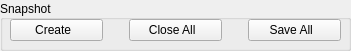
  <widget class="QGroupBox" name="boxSnapshot">
   <property name="enabled">
    <bool>true</bool>
   </property>
   <property name="geometry">
    <rect>
     <x>410</x>
     <y>135</y>
     <width>351</width>
     <height>51</height>
    </rect>
   </property>
   <property name="title">
    <string>Snapshot</string>
   </property>
   <property name="alignment">
    <set>Qt::AlignLeading|Qt::AlignLeft|Qt::AlignVCenter</set>
   </property>
   <property name="flat">
    <bool>false</bool>
   </property>
   <widget class="QWidget" name="gridLayoutWidget_4">
    <property name="geometry">
     <rect>
      <x>10</x>
      <y>15</y>
      <width>331</width>
      <height>31</height>
     </rect>
    </property>
    <layout class="QGridLayout" name="gridLayout_4">
     <item row="0" column="0">
      <widget class="QPushButton" name="btnClone">
       <property name="sizePolicy">
        <sizepolicy hsizetype="Preferred" vsizetype="Fixed">
         <horstretch>0</horstretch>
         <verstretch>0</verstretch>
        </sizepolicy>
       </property>
       <property name="palette">
        <palette>
         <active>
          <colorrole role="Shadow">
           <brush brushstyle="SolidPattern">
            <color alpha="255">
             <red>20</red>
             <green>20</green>
             <blue>20</blue>
            </color>
           </brush>
          </colorrole>
         </active>
         <inactive>
          <colorrole role="Shadow">
           <brush brushstyle="SolidPattern">
            <color alpha="255">
             <red>20</red>
             <green>20</green>
             <blue>20</blue>
            </color>
           </brush>
          </colorrole>
         </inactive>
         <disabled>
          <colorrole role="Shadow">
           <brush brushstyle="SolidPattern">
            <color alpha="255">
             <red>20</red>
             <green>20</green>
             <blue>20</blue>
            </color>
           </brush>
          </colorrole>
         </disabled>
        </palette>
       </property>
       <property name="focusPolicy">
        <enum>Qt::NoFocus</enum>
       </property>
       <property name="text">
        <string>Create  </string>
       </property>
       <property name="icon">
        <iconset resource="../include/icons.qrc">
         <normaloff>:/icons/images/new.png</normaloff>:/icons/images/new.png</iconset>
       </property>
       <property name="flat">
        <bool>false</bool>
       </property>
      </widget>
     </item>
     <item row="0" column="2">
      <widget class="QPushButton" name="btnCloseClones">
       <property name="sizePolicy">
        <sizepolicy hsizetype="Preferred" vsizetype="Fixed">
         <horstretch>0</horstretch>
         <verstretch>0</verstretch>
        </sizepolicy>
       </property>
       <property name="palette">
        <palette>
         <active>
          <colorrole role="Shadow">
           <brush brushstyle="SolidPattern">
            <color alpha="255">
             <red>20</red>
             <green>20</green>
             <blue>20</blue>
            </color>
           </brush>
          </colorrole>
         </active>
         <inactive>
          <colorrole role="Shadow">
           <brush brushstyle="SolidPattern">
            <color alpha="255">
             <red>20</red>
             <green>20</green>
             <blue>20</blue>
            </color>
           </brush>
          </colorrole>
         </inactive>
         <disabled>
          <colorrole role="Shadow">
           <brush brushstyle="SolidPattern">
            <color alpha="255">
             <red>20</red>
             <green>20</green>
             <blue>20</blue>
            </color>
           </brush>
          </colorrole>
         </disabled>
        </palette>
       </property>
       <property name="focusPolicy">
        <enum>Qt::NoFocus</enum>
       </property>
       <property name="text">
        <string>Close All  </string>
       </property>
       <property name="icon">
        <iconset resource="../include/icons.qrc">
         <normaloff>:/icons/images/close.png</normaloff>:/icons/images/close.png</iconset>
       </property>
       <property name="flat">
        <bool>false</bool>
       </property>
      </widget>
     </item>
     <item row="0" column="1">
      <spacer name="horizontalSpacer_12">
       <property name="orientation">
        <enum>Qt::Horizontal</enum>
       </property>
       <property name="sizeType">
        <enum>QSizePolicy::Fixed</enum>
       </property>
       <property name="sizeHint" stdset="0">
        <size>
         <width>20</width>
         <height>20</height>
        </size>
       </property>
      </spacer>
     </item>
     <item row="0" column="3">
      <spacer name="horizontalSpacer_13">
       <property name="orientation">
        <enum>Qt::Horizontal</enum>
       </property>
       <property name="sizeType">
        <enum>QSizePolicy::Fixed</enum>
       </property>
       <property name="sizeHint" stdset="0">
        <size>
         <width>20</width>
         <height>20</height>
        </size>
       </property>
      </spacer>
     </item>
     <item row="0" column="4">
      <widget class="QPushButton" name="btnSaveClones">
       <property name="enabled">
        <bool>true</bool>
       </property>
       <property name="sizePolicy">
        <sizepolicy hsizetype="Preferred" vsizetype="Fixed">
         <horstretch>0</horstretch>
         <verstretch>0</verstretch>
        </sizepolicy>
       </property>
       <property name="palette">
        <palette>
         <active>
          <colorrole role="Shadow">
           <brush brushstyle="SolidPattern">
            <color alpha="255">
             <red>20</red>
             <green>20</green>
             <blue>20</blue>
            </color>
           </brush>
          </colorrole>
         </active>
         <inactive>
          <colorrole role="Shadow">
           <brush brushstyle="SolidPattern">
            <color alpha="255">
             <red>20</red>
             <green>20</green>
             <blue>20</blue>
            </color>
           </brush>
          </colorrole>
         </inactive>
         <disabled>
          <colorrole role="Shadow">
           <brush brushstyle="SolidPattern">
            <color alpha="255">
             <red>20</red>
             <green>20</green>
             <blue>20</blue>
            </color>
           </brush>
          </colorrole>
         </disabled>
        </palette>
       </property>
       <property name="focusPolicy">
        <enum>Qt::NoFocus</enum>
       </property>
       <property name="text">
        <string>Save All  </string>
       </property>
       <property name="icon">
        <iconset resource="../include/icons.qrc">
         <normaloff>:/icons/images/saveAll.png</normaloff>:/icons/images/saveAll.png</iconset>
       </property>
       <property name="flat">
        <bool>false</bool>
       </property>
      </widget>
     </item>
    </layout>
   </widget>
   <zorder>gridLayoutWidget_4</zorder>
   <zorder>gridLayoutWidget_5</zorder>
  </widget>
